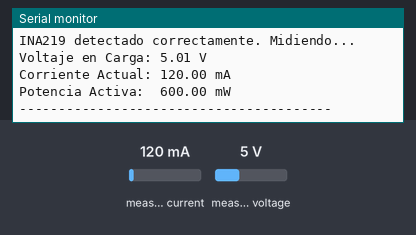
Bench run of a sketch on a simulated ESP32. On the bench: the last lines printed to the serial monitor. The test bench sets the inputs (shaded band); at power-on: measured current 120 mA, measured voltage 5 V.

Above: at 1.2 s.
1.3 s: measured current set to 40 mA
At 2.4 s:
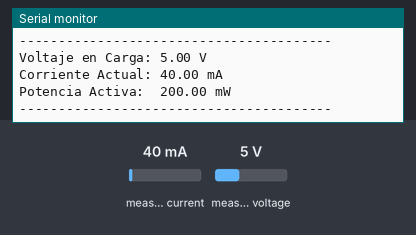
2.8 s: measured voltage set to 0.3 V
At 4.2 s:
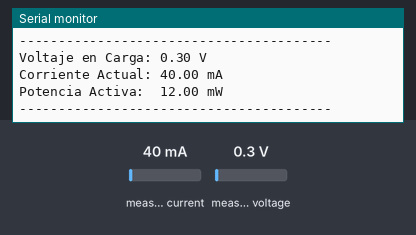
4.3 s: measured current set to 500 mA
At 6.4 s:
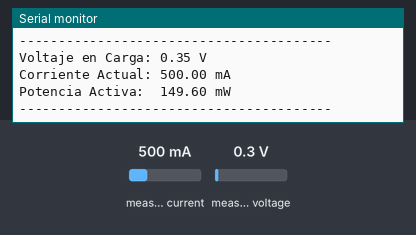
Timing chart, 0 to 7.9 s (numbered marks = the images above; inputs shaded):
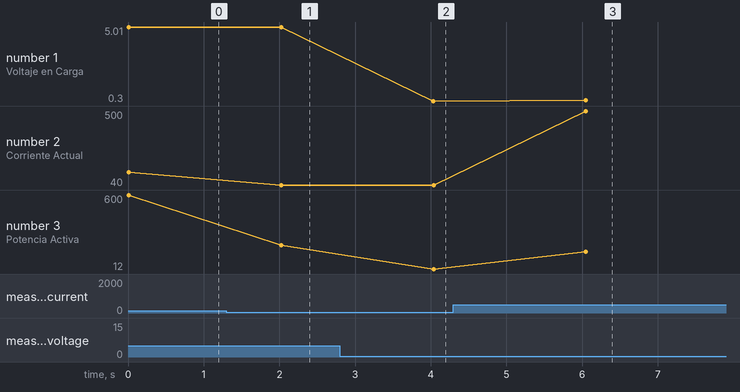

The sketch:

esp32_ina219.ino
```cpp
#include <Wire.h>
#include <Adafruit_INA219.h>

// Crear la instancia del sensor INA219
Adafruit_INA219 ina219;

void setup(void) {
  Serial.begin(115200);
  while (!Serial) {
      delay(1); // Esperar a que se abra el monitor serie
  }

  Serial.println("Iniciando prueba de lectura del INA219...");

  // Inicializar la comunicación I2C en los pines por defecto del ESP32 (SDA=21, SCL=22)
  if (!ina219.begin()) {
    Serial.println("¡Error! No se pudo encontrar el chip INA219. Verifica las conexiones.");
    while (1) { delay(10); }
  }

  // CONFIGURACIÓN DE RANGO:
  // Por defecto el INA219 mide hasta 32V y 3.2A.
  // Para mayor precisión con corrientes bajas (como tu motor de 100mA y LEDs), podemos optimizarlo:
  ina219.setCalibration_32V_1A();

  Serial.println("INA219 detectado correctamente. Midiendo...");
}

void loop(void) {
  float voltaje_shunt = 0;
  float voltaje_bus = 0;
  float voltaje_total = 0;
  float corriente_mA = 0;
  float potencia_mW = 0;

  // Leer los valores del sensor
  voltaje_shunt = ina219.getShuntVoltage_mV();
  voltaje_bus = ina219.getBusVoltage_V();
  corriente_mA = ina219.getCurrent_mA();
  potencia_mW = ina219.getPower_mW();

  // El voltaje real en la carga es la suma del voltaje del bus y la pequeña caída en la resistencia shunt
  voltaje_total = voltaje_bus + (voltaje_shunt / 1000);

  // Imprimir los resultados en el Monitor Serie
  Serial.print("Voltaje en Carga: "); Serial.print(voltaje_total); Serial.println(" V");
  Serial.print("Corriente Actual: "); Serial.print(corriente_mA);   Serial.println(" mA");
  Serial.print("Potencia Activa:  "); Serial.print(potencia_mW);   Serial.println(" mW");
  Serial.println("----------------------------------------");

  delay(2000); // Esperar 2 segundos antes de la siguiente lectura
}
```

Measured:
- after the input at 1.3 s, the serial monitor: prints a new line after 0.72 s (image 1)
- after the input at 2.8 s, the serial monitor: prints a new line after 1.2 s (image 2)
- after the input at 4.3 s, the serial monitor: prints a new line after 1.7 s (image 3)
- plotted number 1: 5.01 → 5 after the input at 1.3 s, 5 → 0.3 after the input at 2.8 s, 0.3 → 0.35 after the input at 4.3 s
- plotted number 2: 120 → 40 after the input at 1.3 s, 40 → 500 after the input at 4.3 s
- plotted number 3: 600 → 200 after the input at 1.3 s, 200 → 12 after the input at 2.8 s, 12 → 149.6 after the input at 4.3 s
